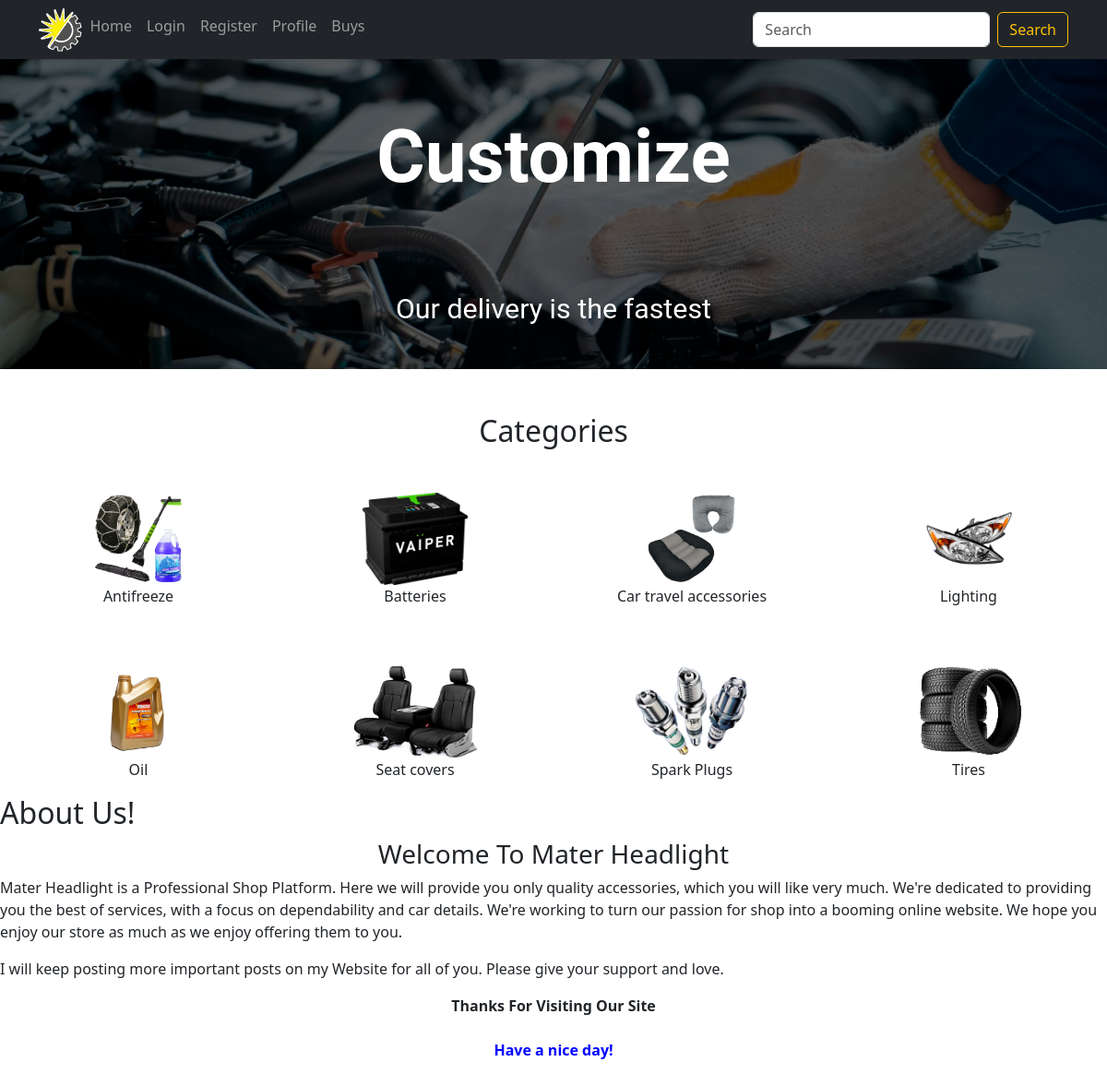
The page / on the database its author committed.
### apps/shop/models.py (models this page shows, shortened)
class CarouselItem(models.Model):
    uuid = models.UUIDField(default=uuid.uuid4, editable=False)
    image = NamedImageField(upload_to='carousel_items_images',
                            get_filename=model_funcs.get_carousel_item_image_filename, storage=OverwriteCodedStorage())
    title = models.CharField(max_length=64, blank=True)
    subtitle = models.CharField(max_length=64, blank=True)

class Category(models.Model):
    uuid = models.UUIDField(default=uuid.uuid4, editable=False)
    name = models.CharField(max_length=64, unique=True,
                            help_text="Enter a category (e.g. Oil, Tire etc.)")
    logo = SvgField(upload_to='categories_logo', default='categories_logo/logo_default.svg',
                    get_filename=model_funcs.get_category_logo_filename, storage=OverwriteCodedStorage())
    image = NamedImageField(upload_to='categories_images', default='categories_images/image_default.png',
                            get_filename=model_funcs.get_category_image_filename, storage=OverwriteCodedStorage())
    def get_absolute_url(self):
        return f'/category/{self.id}/'
    class Meta:
        verbose_name = "category"
        verbose_name_plural = "categories"
        ordering = ("name",)

### apps/shop/views.py (the view)
# urls.py: path('', views.home, name='home'),
def home(request):
    categories = Category.objects.all()
    carousel_items = CarouselItem.objects.all()
    return render(request, "shop/home.html", {
        'categories': categories,
        'carousel_items': carousel_items
    })

### apps/shop/templates/shop/home.html (shortened to what this page needs)
{% extends "shop/carousel.html" %}
{% block under_carousel %}
  <div class="container-fluid">
    <h2 class="text-center my-5">Categories</h2>
    <div class="row gy-5">
      {% for category in categories %}
        <div class="col-md-3 col-sm-4 col-6 text-center" style="padding:0 4%;">
          <div class="position-relative">
            <img src="{{ category.image.url }}" height="100px"/>
            <p>{{ category.name }}</p>
         </div>
        </div>
      {% empty %}
        <h2 class="text-center my-5">No Categories</h2>
      {% endfor %}
    </div>
  </div>
  <h2>About Us!</h2>
  <h3 style="text-align: center;">Welcome To Mater Headlight</h3>
  <p>Mater Headlight is a Professional Shop Platform. Here we will provide you only quality accessories, which you will like very much.
     We're dedicated to providing you the best of services, with a focus on dependability and car details.
     We're working to turn our passion for shop into a booming online website.
     We hope you enjoy our store as much as we enjoy offering them to you.</p>
<p>I will keep posting more important posts on my Website for all of you. Please give your support and love.</p>
<p style="font-weight: bold; text-align: center;">Thanks For Visiting Our Site<br><br>
<span style="color: blue; font-size: 16px; font-weight: bold; text-align: center;">Have a nice day!</span></p>
{% endblock %}
{% block carousel_interval %}5000{% endblock %}

### apps/shop/templates/shop/carousel.html (shortened to what this page needs)
{% extends "shop/base.html" %}
{% load static %}
{% block content %}
  {% block carousel %}
    <div
      class="carousel slide"
      data-bs-interval="{% block carousel_interval %}3000{% endblock %}"
      id="carouselControls"
      data-bs-ride="carousel">
      <div class="carousel-inner">
        {% block carousel_items %}
        {% for carousel_item in carousel_items %}
          <div class="carousel-item {% if forloop.counter0 == 0 %} active {% endif %}">
            <img class="d-block w-100 darken-image" src="{{ carousel_item.image.url }}">
            <div class="carousel-caption d-none d-md-block">
              <h1 class="animate__animated animate__fadeInDown" style='margin-bottom:100px;font: 62.5% "Roboto","Arial","Helvetica",sans-serif;font-size: 5em;font-weight: 700;'>{{ carousel_item.title }}</h1>
              <h3 class="animate__animated animate__zoomIn" style='font: 62.5% "Roboto","Arial","Helvetica",sans-serif;font-size: 1.9em;'>{{ carousel_item.subtitle }}</h3>
            </div>
          </div>
        {% endfor %}
        {% endblock %}
      </div>
    </div>
  {% endblock %}
  {% block under_carousel %}{% endblock %}
{% endblock %}

### apps/shop/templates/shop/carousel.html (style rules this page uses)
.carousel-inner img { object-fit: cover; height: 350px; }
.carousel-item:after { content:""; position:absolute; top:0; bottom:0; left:0; right:0; }
.darken-image { filter: brightness(35%); }

### rows shown on the page
CarouselItem: image (picture), title "Customize", subtitle "Our delivery is the fastest"
Category: image (picture), name "Antifreeze"
Category: image (picture), name "Batteries"
Category: image (picture), name "Car travel accessories"
Category: image (picture), name "Lighting"
Category: image (picture), name "Oil"
Category: image (picture), name "Seat covers"
Category: image (picture), name "Spark Plugs"
Category: image (picture), name "Tires"
